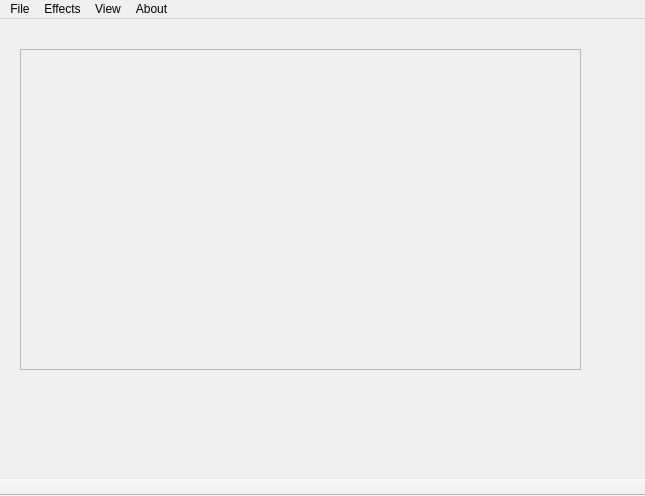
<?xml version="1.0" encoding="UTF-8"?>
<ui version="4.0">
 <class>Qtnp</class>
 <widget class="QMainWindow" name="Qtnp">
  <property name="geometry">
   <rect>
    <x>0</x>
    <y>0</y>
    <width>645</width>
    <height>496</height>
   </rect>
  </property>
  <property name="windowTitle">
   <string>Qtnp</string>
  </property>
  <widget class="QWidget" name="centralWidget">
   <widget class="QScrollArea" name="scrollArea">
    <property name="geometry">
     <rect>
      <x>20</x>
      <y>30</y>
      <width>561</width>
      <height>321</height>
     </rect>
    </property>
    <property name="widgetResizable">
     <bool>true</bool>
    </property>
    <widget class="QWidget" name="scrollAreaWidgetContents">
     <property name="geometry">
      <rect>
       <x>0</x>
       <y>0</y>
       <width>559</width>
       <height>319</height>
      </rect>
     </property>
    </widget>
   </widget>
  </widget>
  <widget class="QMenuBar" name="menuBar">
   <property name="geometry">
    <rect>
     <x>0</x>
     <y>0</y>
     <width>645</width>
     <height>19</height>
    </rect>
   </property>
   <widget class="QMenu" name="menuFile">
    <property name="title">
     <string>File</string>
    </property>
    <addaction name="actionNew"/>
    <addaction name="actionOpen"/>
    <addaction name="actionSave"/>
    <addaction name="actionSave_as"/>
    <addaction name="separator"/>
    <addaction name="actionSettings"/>
    <addaction name="separator"/>
    <addaction name="actionExit"/>
   </widget>
   <widget class="QMenu" name="menuEffects">
    <property name="title">
     <string>Effects</string>
    </property>
    <addaction name="actionNegative"/>
    <addaction name="actionGrayscale"/>
   </widget>
   <widget class="QMenu" name="menuAbout">
    <property name="title">
     <string>About</string>
    </property>
    <addaction name="actionAbout_Qtnp"/>
   </widget>
   <widget class="QMenu" name="menuView">
    <property name="title">
     <string>View</string>
    </property>
    <widget class="QMenu" name="menuTheme">
     <property name="title">
      <string>Theme</string>
     </property>
     <addaction name="actionGTK"/>
     <addaction name="actionPlastique"/>
     <addaction name="actionCDE"/>
     <addaction name="actionMotif"/>
     <addaction name="actionWindows"/>
     <addaction name="actionWindows_XP"/>
    </widget>
    <addaction name="actionFullscreen"/>
    <addaction name="menuTheme"/>
   </widget>
   <addaction name="menuFile"/>
   <addaction name="menuEffects"/>
   <addaction name="menuView"/>
   <addaction name="menuAbout"/>
  </widget>
  <widget class="QToolBar" name="toolBar">
   <property name="windowTitle">
    <string>toolBar</string>
   </property>
   <property name="movable">
    <bool>false</bool>
   </property>
   <property name="allowedAreas">
    <set>Qt::BottomToolBarArea</set>
   </property>
   <property name="floatable">
    <bool>false</bool>
   </property>
   <attribute name="toolBarArea">
    <enum>BottomToolBarArea</enum>
   </attribute>
   <attribute name="toolBarBreak">
    <bool>false</bool>
   </attribute>
  </widget>
  <action name="actionNew">
   <property name="text">
    <string>&amp;New</string>
   </property>
   <property name="shortcut">
    <string>Ctrl+N</string>
   </property>
  </action>
  <action name="actionOpen">
   <property name="text">
    <string>&amp;Open</string>
   </property>
   <property name="shortcut">
    <string>Ctrl+O</string>
   </property>
  </action>
  <action name="actionSave">
   <property name="text">
    <string>&amp;Save</string>
   </property>
   <property name="shortcut">
    <string>Ctrl+S</string>
   </property>
  </action>
  <action name="actionSave_as">
   <property name="text">
    <string>Save as...</string>
   </property>
   <property name="shortcut">
    <string>Ctrl+Shift+S</string>
   </property>
  </action>
  <action name="actionExit">
   <property name="text">
    <string>E&amp;xit</string>
   </property>
   <property name="shortcut">
    <string>Ctrl+X, Ctrl+Q</string>
   </property>
  </action>
  <action name="actionNegative">
   <property name="text">
    <string>Negative</string>
   </property>
  </action>
  <action name="actionGrayscale">
   <property name="text">
    <string>Grayscale</string>
   </property>
  </action>
  <action name="actionAbout_Qtnp">
   <property name="text">
    <string>About Qtnp</string>
   </property>
   <property name="shortcut">
    <string>Ctrl+A</string>
   </property>
  </action>
  <action name="actionFullscreen">
   <property name="text">
    <string>Fullscreen</string>
   </property>
   <property name="shortcut">
    <string>F11</string>
   </property>
  </action>
  <action name="actionGTK">
   <property name="text">
    <string>GTK+</string>
   </property>
   <property name="shortcut">
    <string>Ctrl+G</string>
   </property>
  </action>
  <action name="actionPlastique">
   <property name="text">
    <string>Plastique</string>
   </property>
   <property name="shortcut">
    <string>Ctrl+P</string>
   </property>
  </action>
  <action name="actionCDE">
   <property name="text">
    <string>CDE</string>
   </property>
  </action>
  <action name="actionMotif">
   <property name="text">
    <string>Motif</string>
   </property>
  </action>
  <action name="actionWindows">
   <property name="text">
    <string>Windows</string>
   </property>
  </action>
  <action name="actionWindows_XP">
   <property name="text">
    <string>Windows XP</string>
   </property>
  </action>
  <action name="actionSettings">
   <property name="text">
    <string>Settings</string>
   </property>
  </action>
 </widget>
 <layoutdefault spacing="6" margin="11"/>
 <resources/>
 <connections/>
</ui>
